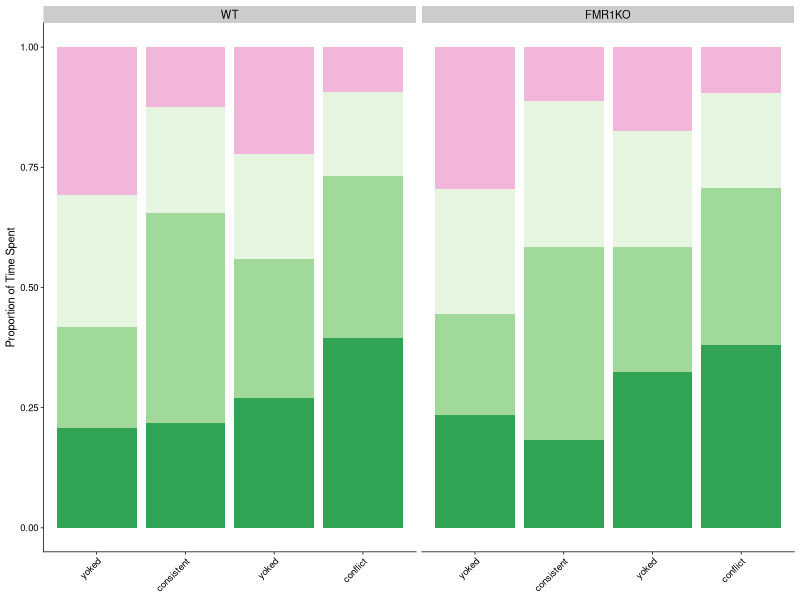
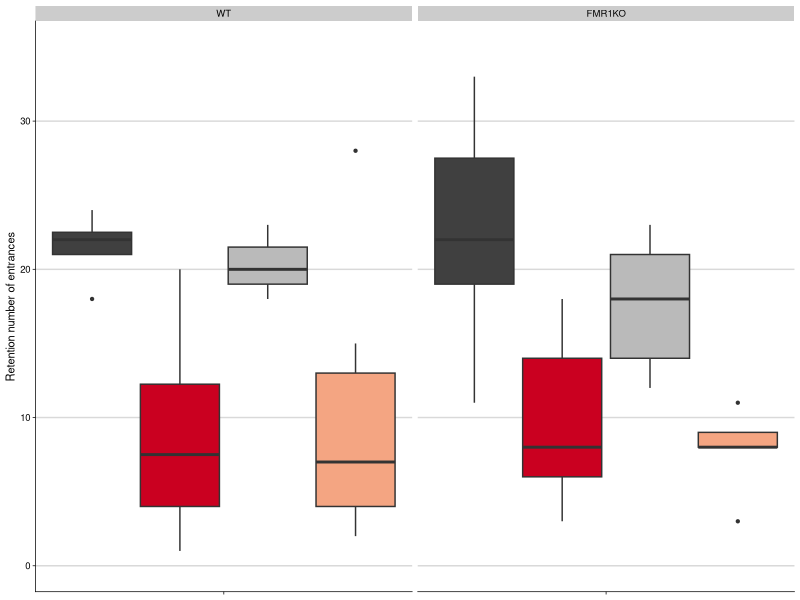
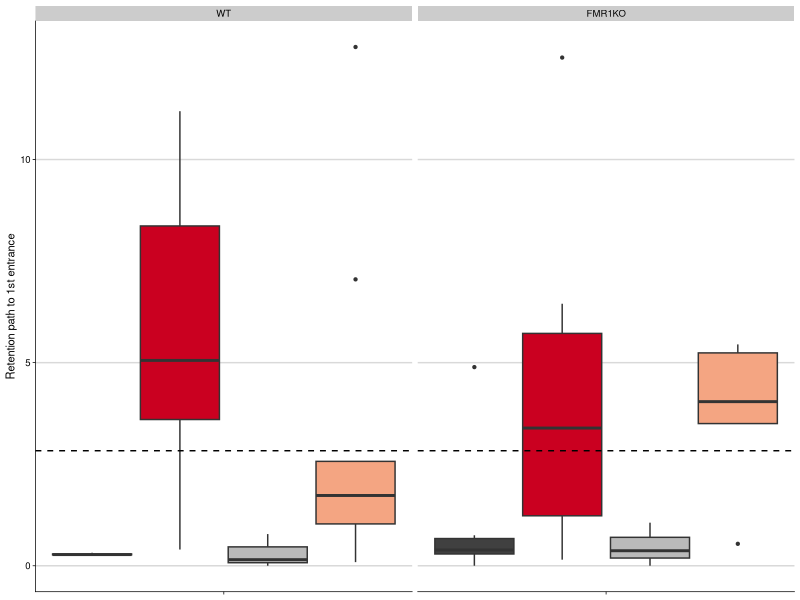
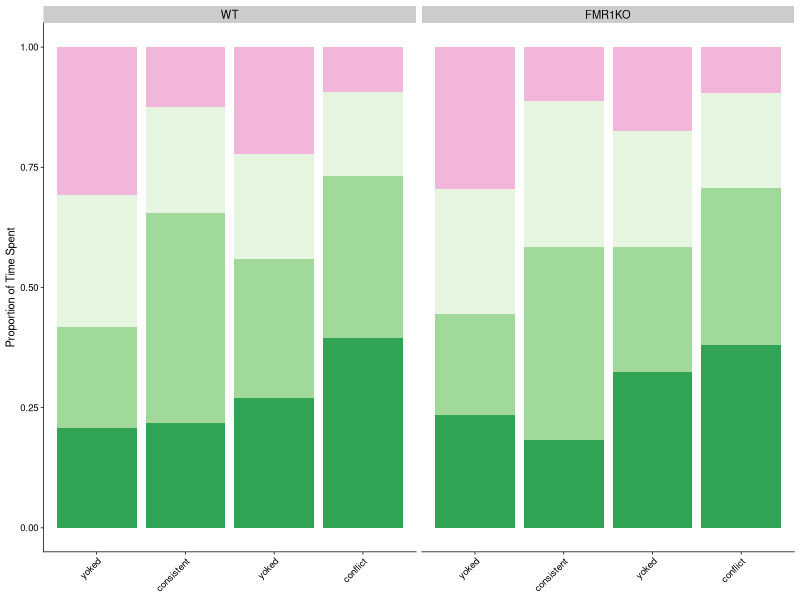
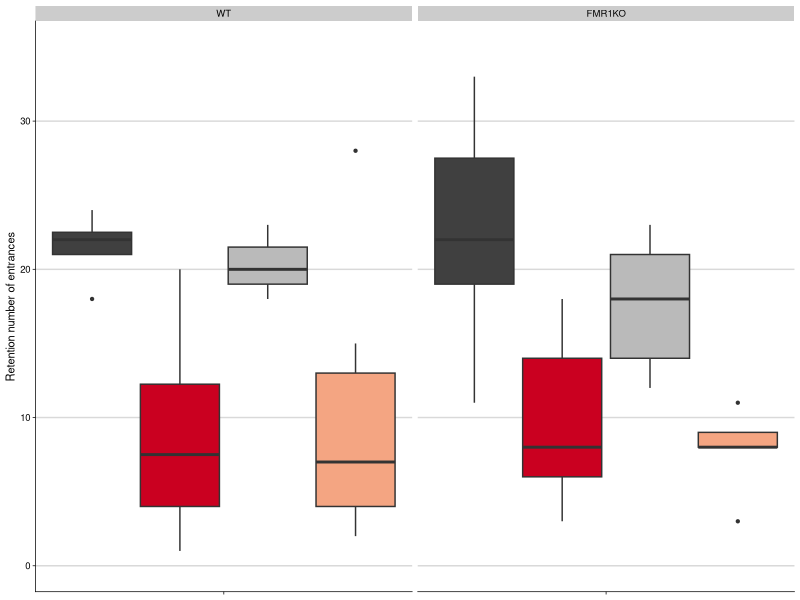
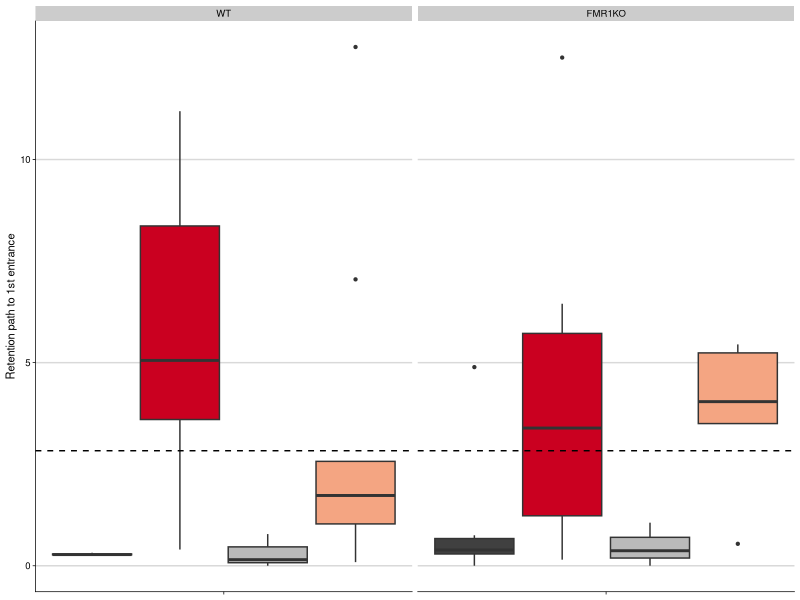

These figures' R source, in order:
## ---- chunk 1
library(dplyr) # for subsetting data 
library(car) # for fancy ANOVA
library(ggplot2) # for plotting
library(cowplot) # for "easier"" ggplot themes

knitr::opts_chunk$set(fig.path = '../figures/01_behavior/')

colorvalAPA2 <-  c( "#404040","#ca0020", "#bababa", "#f4a582")
## ---- chunk 2
behavior <- read.csv("../results/behaviordata.csv", header = T)
behavior$APA2 <- factor(behavior$APA2, levels = c("yoked-consistent","consistent", "yoked-conflict","conflict")) ## relevel then rename factors treatment
behavior$Genotype <- factor(behavior$Genotype, levels = c("WT","FMR1KO")) # relevel genotype

proptime <- read.csv("../results/behaviorproptime.csv", header = T)
proptime$APA2 <- factor(proptime$APA2, levels = c("yoked-consistent","consistent", "yoked-conflict","conflict")) ## relevel then rename factors treatment
proptime$Genotype <- factor(proptime$Genotype, levels = c("WT","FMR1KO")) # relevel genotype
proptime$variable <- factor(proptime$variable, 
          levels = c("pTimeTarget", "pTimeCCW", "pTimeOPP", "pTimeCW"))
## ---- chunk 3

timespent4 <- proptime %>%
  #filter(APA2 %in% c("yoked-consistent","yoked-conflict")) %>%
  filter(TrainSessionComboNum %in% c("9")) %>%
  ggplot(aes(x = APA2, y = value,fill = variable)) + 
    geom_bar(position = "fill",stat = "identity") +
    scale_x_discrete(name=NULL,
                     labels = c("yoked", "consistent", "yoked", "conflict")) +
  facet_wrap(~Genotype, nrow=1) +
  theme_cowplot(font_size = 8, line_size = 0.25) +
  theme(legend.title=element_blank()) +
  theme(legend.position="none") +
  scale_y_continuous(name= "Proportion of Time Spent") +
  scale_fill_manual(values = c("#f1b6da", "#e5f5e0" ,"#a1d99b", "#31a354")) + 
   # geom_hline(yintercept=c(0.25,0.50, 0.75), color="black" , linetype="dashed") +
  theme(strip.text.x = element_text(size = 8)) +
  theme(axis.text.x = element_text(angle = 45, hjust = 1)) 
timespent4
pdf(file="../figures/01_behavior/timespent4.pdf", width=2, height=2.25)
plot(timespent4)
dev.off()
 
## ---- chunk 4
num9 <- behavior %>%
    filter(TrainSessionComboNum %in% c("9")) %>% 
  ggplot(aes(x = as.numeric(TrainSessionComboNum), y = NumEntrances, fill=APA2)) +
  geom_boxplot(outlier.size=0.8, lwd=0.5) +
  facet_wrap(~Genotype) +
  scale_fill_manual(values = colorvalAPA2) +  
 scale_x_continuous(name=NULL, 
                       breaks = c(1, 2, 3, 4, 5, 6, 7, 8, 9),
                       labels = NULL) +
    background_grid(major = "y", minor = "none") +
   scale_y_continuous(name = "Retention number of entrances",
                     limits = c(0,35)) +
  #geom_hline(yintercept=c(9.21), color="red" , linetype = "dashed") + 
   # geom_hline(yintercept=c(18.65), color="black", linetype = "dashed" ) + 
  theme_cowplot(font_size = 8, line_size = 0.25) + 
  theme(legend.position="none") +
    background_grid(major = "y", minor = "none") 
num9
pdf(file="../figures/01_behavior/num9.pdf", width=1.75, height=1.9)
plot(num9)
dev.off()
## ---- chunk 5
path9 <- behavior %>%
    filter(TrainSessionComboNum %in% c("9")) %>% 
  ggplot(aes(x = as.numeric(TrainSessionComboNum), y = Path1stEntr, fill=APA2)) +
  geom_boxplot(outlier.size=0.8, lwd=0.5) +
  facet_wrap(~ Genotype ) +
  scale_fill_manual(values = colorvalAPA2) +  
 scale_x_continuous(name=NULL, 
                       breaks = c(1, 2, 3, 4, 5, 6, 7, 8, 9),
                       labels = NULL) +
   scale_y_continuous(name = "Retention path to 1st entrance") +
   geom_hline(yintercept=c(2.832), color="black" , linetype = "dashed") + 
   theme_cowplot(font_size = 8, line_size = 0.25) + 
   theme(legend.position="none") +
    background_grid(major = "y", minor = "none") 
path9

pdf(file="../figures/01_behavior/path9.pdf", width=1.75, height=1.9)
plot(path9)
dev.off()
## ---- chunk 6
PathNumStats <- behavior  %>% 
  filter(TrainSessionComboNum == "9") 

summary(aov(NumEntrances ~  APA2 * Genotype, data=PathNumStats))
summary(aov(Path1stEntr ~  APA2 * Genotype, data=PathNumStats))

Anova(lm(data = PathNumStats, Path1stEntr ~ APA2 * Genotype), type = 3)
Anova(lm(data = PathNumStats, NumEntrances ~ APA2 * Genotype ), type = 3)
Anova(lm(data = PathNumStats, pTimeTarget ~ APA2 * Genotype ), type = 3)

TukeyHSD(aov(data = PathNumStats, NumEntrances ~ Genotype * APA2))
TukeyHSD(aov(data = PathNumStats, Path1stEntr ~ Genotype * APA2))
TukeyHSD(aov(data = PathNumStats, pTimeTarget ~  Genotype * APA2))


PathNumStats <- behavior  %>% 
 filter(TrainSessionComboNum %in% c("9"))  %>% 
  filter(APA2 %in% c("yoked-consistent", "yoked-conflict")) 
mean(PathNumStats$NumEntrances)
mean(PathNumStats$Path1stEntr)
mean(PathNumStats$pTimeTarget)

PathNumStats <- behavior  %>% 
   filter(TrainSessionComboNum %in% c("9"))  %>%
  filter(APA2 %in% c("consistent", "conflict")) 
mean(PathNumStats$NumEntrances)
mean(PathNumStats$Path1stEntr)
mean(PathNumStats$pTimeTarget)

PathNumStats <- behavior  %>% 
   filter(TrainSessionComboNum %in% c("9"))  
mean(PathNumStats$Path1stEntr)

